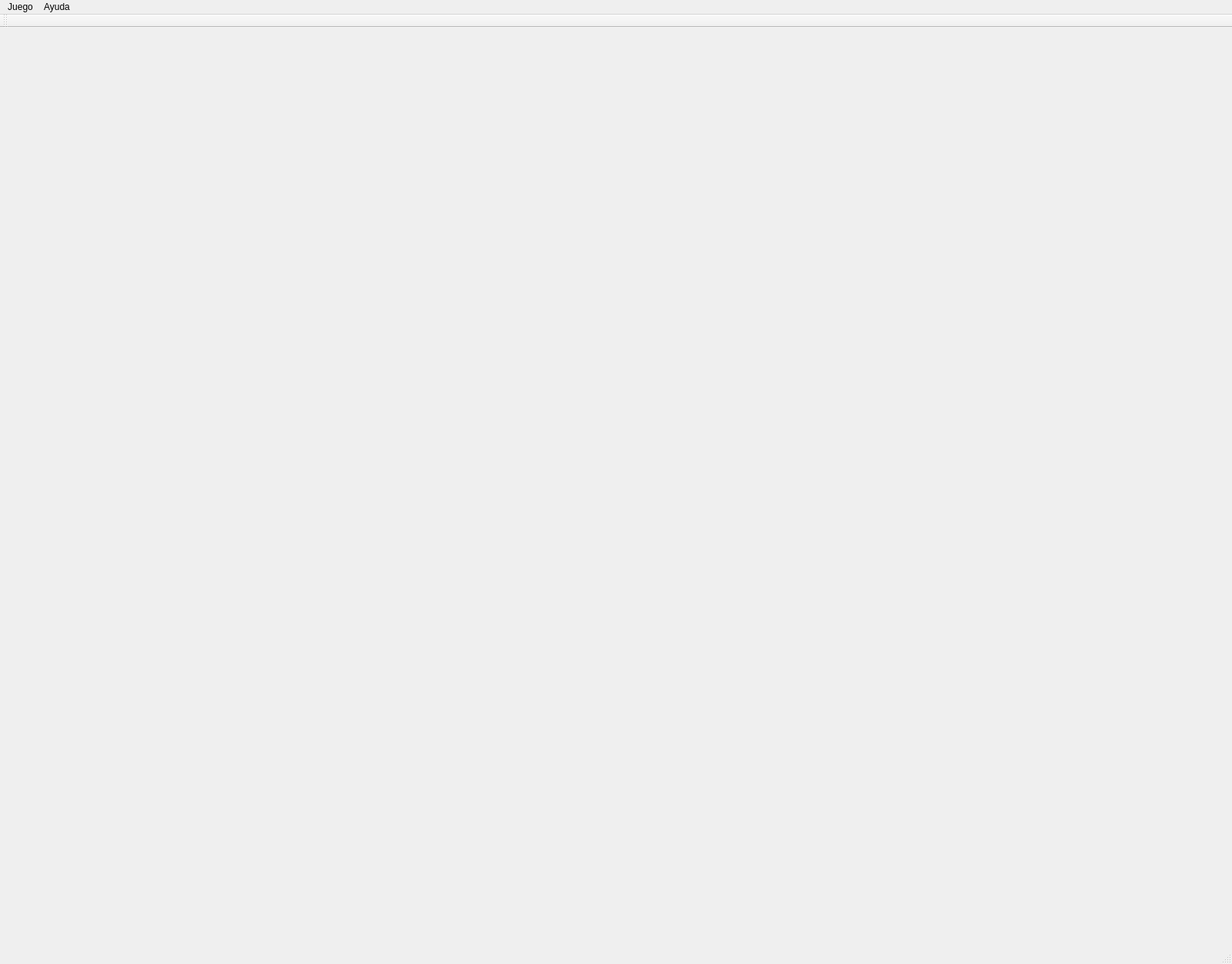
<?xml version="1.0" encoding="UTF-8"?>
<ui version="4.0">
 <class>MainWindow</class>
 <widget class="QMainWindow" name="MainWindow">
  <property name="enabled">
   <bool>true</bool>
  </property>
  <property name="geometry">
   <rect>
    <x>0</x>
    <y>0</y>
    <width>1603</width>
    <height>1254</height>
   </rect>
  </property>
  <property name="acceptDrops">
   <bool>true</bool>
  </property>
  <property name="windowTitle">
   <string>SOLITARIO 5000</string>
  </property>
  <property name="windowIcon">
   <iconset resource="Images.qrc">
    <normaloff>:/Images/x1.png</normaloff>:/Images/x1.png</iconset>
  </property>
  <property name="autoFillBackground">
   <bool>false</bool>
  </property>
  <property name="styleSheet">
   <string notr="true">
</string>
  </property>
  <widget class="QWidget" name="centralWidget">
   <widget class="QLabel" name="escaleraCompleta1">
    <property name="geometry">
     <rect>
      <x>750</x>
      <y>20</y>
      <width>114</width>
      <height>153</height>
     </rect>
    </property>
    <property name="minimumSize">
     <size>
      <width>114</width>
      <height>153</height>
     </size>
    </property>
    <property name="maximumSize">
     <size>
      <width>114</width>
      <height>153</height>
     </size>
    </property>
    <property name="cursor">
     <cursorShape>OpenHandCursor</cursorShape>
    </property>
    <property name="text">
     <string/>
    </property>
    <property name="pixmap">
     <pixmap resource="Images.qrc">:/Images/x_vacio.png</pixmap>
    </property>
    <property name="scaledContents">
     <bool>true</bool>
    </property>
   </widget>
   <widget class="QLabel" name="escaleraCompleta3">
    <property name="geometry">
     <rect>
      <x>1090</x>
      <y>20</y>
      <width>114</width>
      <height>153</height>
     </rect>
    </property>
    <property name="minimumSize">
     <size>
      <width>114</width>
      <height>153</height>
     </size>
    </property>
    <property name="maximumSize">
     <size>
      <width>114</width>
      <height>153</height>
     </size>
    </property>
    <property name="cursor">
     <cursorShape>OpenHandCursor</cursorShape>
    </property>
    <property name="text">
     <string/>
    </property>
    <property name="pixmap">
     <pixmap resource="Images.qrc">:/Images/x_vacio.png</pixmap>
    </property>
    <property name="scaledContents">
     <bool>true</bool>
    </property>
   </widget>
   <widget class="QLabel" name="escaleraCompleta4">
    <property name="geometry">
     <rect>
      <x>1260</x>
      <y>20</y>
      <width>114</width>
      <height>153</height>
     </rect>
    </property>
    <property name="minimumSize">
     <size>
      <width>114</width>
      <height>153</height>
     </size>
    </property>
    <property name="maximumSize">
     <size>
      <width>114</width>
      <height>153</height>
     </size>
    </property>
    <property name="cursor">
     <cursorShape>OpenHandCursor</cursorShape>
    </property>
    <property name="mouseTracking">
     <bool>true</bool>
    </property>
    <property name="text">
     <string/>
    </property>
    <property name="pixmap">
     <pixmap resource="Images.qrc">:/Images/x_vacio.png</pixmap>
    </property>
    <property name="scaledContents">
     <bool>true</bool>
    </property>
   </widget>
   <widget class="QLabel" name="escaleraCompleta2">
    <property name="geometry">
     <rect>
      <x>920</x>
      <y>20</y>
      <width>114</width>
      <height>153</height>
     </rect>
    </property>
    <property name="minimumSize">
     <size>
      <width>114</width>
      <height>153</height>
     </size>
    </property>
    <property name="maximumSize">
     <size>
      <width>114</width>
      <height>153</height>
     </size>
    </property>
    <property name="cursor">
     <cursorShape>OpenHandCursor</cursorShape>
    </property>
    <property name="text">
     <string/>
    </property>
    <property name="pixmap">
     <pixmap resource="Images.qrc">:/Images/x_vacio.png</pixmap>
    </property>
    <property name="scaledContents">
     <bool>true</bool>
    </property>
   </widget>
   <widget class="QLabel" name="CartasMostradas">
    <property name="geometry">
     <rect>
      <x>410</x>
      <y>20</y>
      <width>114</width>
      <height>153</height>
     </rect>
    </property>
    <property name="sizePolicy">
     <sizepolicy hsizetype="Preferred" vsizetype="Preferred">
      <horstretch>124</horstretch>
      <verstretch>180</verstretch>
     </sizepolicy>
    </property>
    <property name="minimumSize">
     <size>
      <width>114</width>
      <height>153</height>
     </size>
    </property>
    <property name="maximumSize">
     <size>
      <width>114</width>
      <height>153</height>
     </size>
    </property>
    <property name="cursor">
     <cursorShape>OpenHandCursor</cursorShape>
    </property>
    <property name="mouseTracking">
     <bool>true</bool>
    </property>
    <property name="focusPolicy">
     <enum>Qt::ClickFocus</enum>
    </property>
    <property name="text">
     <string/>
    </property>
    <property name="pixmap">
     <pixmap resource="Images.qrc">:/Images/x_vacio.png</pixmap>
    </property>
    <property name="scaledContents">
     <bool>true</bool>
    </property>
   </widget>
   <widget class="QLabel" name="cartasOcultas">
    <property name="enabled">
     <bool>true</bool>
    </property>
    <property name="geometry">
     <rect>
      <x>240</x>
      <y>20</y>
      <width>114</width>
      <height>153</height>
     </rect>
    </property>
    <property name="sizePolicy">
     <sizepolicy hsizetype="Preferred" vsizetype="Preferred">
      <horstretch>124</horstretch>
      <verstretch>180</verstretch>
     </sizepolicy>
    </property>
    <property name="minimumSize">
     <size>
      <width>114</width>
      <height>153</height>
     </size>
    </property>
    <property name="maximumSize">
     <size>
      <width>114</width>
      <height>153</height>
     </size>
    </property>
    <property name="acceptDrops">
     <bool>true</bool>
    </property>
    <property name="text">
     <string/>
    </property>
    <property name="pixmap">
     <pixmap resource="Images.qrc">:/Images/x_back.png</pixmap>
    </property>
    <property name="scaledContents">
     <bool>true</bool>
    </property>
   </widget>
   <widget class="QLabel" name="escalera1">
    <property name="geometry">
     <rect>
      <x>240</x>
      <y>200</y>
      <width>114</width>
      <height>153</height>
     </rect>
    </property>
    <property name="minimumSize">
     <size>
      <width>114</width>
      <height>153</height>
     </size>
    </property>
    <property name="maximumSize">
     <size>
      <width>114</width>
      <height>153</height>
     </size>
    </property>
    <property name="cursor">
     <cursorShape>OpenHandCursor</cursorShape>
    </property>
    <property name="text">
     <string/>
    </property>
    <property name="pixmap">
     <pixmap resource="Images.qrc">:/Images/x_vacio.png</pixmap>
    </property>
    <property name="scaledContents">
     <bool>true</bool>
    </property>
   </widget>
   <widget class="QLabel" name="escalera3">
    <property name="geometry">
     <rect>
      <x>580</x>
      <y>200</y>
      <width>114</width>
      <height>153</height>
     </rect>
    </property>
    <property name="minimumSize">
     <size>
      <width>114</width>
      <height>153</height>
     </size>
    </property>
    <property name="maximumSize">
     <size>
      <width>114</width>
      <height>153</height>
     </size>
    </property>
    <property name="cursor">
     <cursorShape>OpenHandCursor</cursorShape>
    </property>
    <property name="text">
     <string/>
    </property>
    <property name="pixmap">
     <pixmap resource="Images.qrc">:/Images/x_vacio.png</pixmap>
    </property>
    <property name="scaledContents">
     <bool>true</bool>
    </property>
   </widget>
   <widget class="QLabel" name="escalera2">
    <property name="geometry">
     <rect>
      <x>410</x>
      <y>200</y>
      <width>114</width>
      <height>153</height>
     </rect>
    </property>
    <property name="minimumSize">
     <size>
      <width>114</width>
      <height>153</height>
     </size>
    </property>
    <property name="maximumSize">
     <size>
      <width>114</width>
      <height>153</height>
     </size>
    </property>
    <property name="cursor">
     <cursorShape>OpenHandCursor</cursorShape>
    </property>
    <property name="text">
     <string/>
    </property>
    <property name="pixmap">
     <pixmap resource="Images.qrc">:/Images/x_vacio.png</pixmap>
    </property>
    <property name="scaledContents">
     <bool>true</bool>
    </property>
   </widget>
   <widget class="QLabel" name="escalera4">
    <property name="geometry">
     <rect>
      <x>750</x>
      <y>200</y>
      <width>114</width>
      <height>153</height>
     </rect>
    </property>
    <property name="minimumSize">
     <size>
      <width>114</width>
      <height>153</height>
     </size>
    </property>
    <property name="maximumSize">
     <size>
      <width>114</width>
      <height>153</height>
     </size>
    </property>
    <property name="cursor">
     <cursorShape>OpenHandCursor</cursorShape>
    </property>
    <property name="text">
     <string/>
    </property>
    <property name="pixmap">
     <pixmap resource="Images.qrc">:/Images/x_vacio.png</pixmap>
    </property>
    <property name="scaledContents">
     <bool>true</bool>
    </property>
   </widget>
   <widget class="QLabel" name="escalera6">
    <property name="geometry">
     <rect>
      <x>1090</x>
      <y>200</y>
      <width>114</width>
      <height>153</height>
     </rect>
    </property>
    <property name="minimumSize">
     <size>
      <width>114</width>
      <height>153</height>
     </size>
    </property>
    <property name="maximumSize">
     <size>
      <width>114</width>
      <height>153</height>
     </size>
    </property>
    <property name="cursor">
     <cursorShape>OpenHandCursor</cursorShape>
    </property>
    <property name="text">
     <string/>
    </property>
    <property name="pixmap">
     <pixmap resource="Images.qrc">:/Images/x_vacio.png</pixmap>
    </property>
    <property name="scaledContents">
     <bool>true</bool>
    </property>
   </widget>
   <widget class="QLabel" name="escalera7">
    <property name="geometry">
     <rect>
      <x>1260</x>
      <y>200</y>
      <width>114</width>
      <height>153</height>
     </rect>
    </property>
    <property name="minimumSize">
     <size>
      <width>114</width>
      <height>153</height>
     </size>
    </property>
    <property name="maximumSize">
     <size>
      <width>114</width>
      <height>153</height>
     </size>
    </property>
    <property name="cursor">
     <cursorShape>OpenHandCursor</cursorShape>
    </property>
    <property name="text">
     <string/>
    </property>
    <property name="pixmap">
     <pixmap resource="Images.qrc">:/Images/x_vacio.png</pixmap>
    </property>
    <property name="scaledContents">
     <bool>true</bool>
    </property>
   </widget>
   <widget class="QLabel" name="escalera5">
    <property name="geometry">
     <rect>
      <x>920</x>
      <y>200</y>
      <width>114</width>
      <height>153</height>
     </rect>
    </property>
    <property name="minimumSize">
     <size>
      <width>114</width>
      <height>153</height>
     </size>
    </property>
    <property name="maximumSize">
     <size>
      <width>114</width>
      <height>153</height>
     </size>
    </property>
    <property name="cursor">
     <cursorShape>OpenHandCursor</cursorShape>
    </property>
    <property name="text">
     <string/>
    </property>
    <property name="pixmap">
     <pixmap resource="Images.qrc">:/Images/x_vacio.png</pixmap>
    </property>
    <property name="scaledContents">
     <bool>true</bool>
    </property>
   </widget>
   <widget class="QWidget" name="widget" native="true">
    <property name="enabled">
     <bool>false</bool>
    </property>
    <property name="geometry">
     <rect>
      <x>0</x>
      <y>0</y>
      <width>1601</width>
      <height>1221</height>
     </rect>
    </property>
    <property name="focusPolicy">
     <enum>Qt::NoFocus</enum>
    </property>
    <property name="acceptDrops">
     <bool>true</bool>
    </property>
    <property name="layoutDirection">
     <enum>Qt::LeftToRight</enum>
    </property>
    <property name="autoFillBackground">
     <bool>true</bool>
    </property>
    <property name="styleSheet">
     <string notr="true">background-image: url(:/Images/x_fieltro_especial.png);</string>
    </property>
   </widget>
   <zorder>widget</zorder>
   <zorder>escaleraCompleta1</zorder>
   <zorder>escaleraCompleta3</zorder>
   <zorder>escaleraCompleta4</zorder>
   <zorder>escaleraCompleta2</zorder>
   <zorder>CartasMostradas</zorder>
   <zorder>cartasOcultas</zorder>
   <zorder>escalera1</zorder>
   <zorder>escalera3</zorder>
   <zorder>escalera2</zorder>
   <zorder>escalera4</zorder>
   <zorder>escalera6</zorder>
   <zorder>escalera7</zorder>
   <zorder>escalera5</zorder>
  </widget>
  <widget class="QMenuBar" name="menuBar">
   <property name="geometry">
    <rect>
     <x>0</x>
     <y>0</y>
     <width>1603</width>
     <height>21</height>
    </rect>
   </property>
   <widget class="QMenu" name="menuJuego">
    <property name="title">
     <string>Juego</string>
    </property>
    <addaction name="actionNuevo_Juego"/>
    <addaction name="actionOpciones"/>
    <addaction name="actionLogros"/>
   </widget>
   <widget class="QMenu" name="menuAyuda">
    <property name="title">
     <string>Ayuda</string>
    </property>
    <addaction name="actionAcerca_de"/>
   </widget>
   <addaction name="menuJuego"/>
   <addaction name="menuAyuda"/>
  </widget>
  <widget class="QToolBar" name="mainToolBar">
   <attribute name="toolBarArea">
    <enum>TopToolBarArea</enum>
   </attribute>
   <attribute name="toolBarBreak">
    <bool>false</bool>
   </attribute>
  </widget>
  <widget class="QStatusBar" name="statusBar"/>
  <action name="actionNuevo_Juego">
   <property name="text">
    <string>Nuevo Juego</string>
   </property>
  </action>
  <action name="actionOpciones">
   <property name="text">
    <string>Apariencia</string>
   </property>
  </action>
  <action name="actionLogros">
   <property name="text">
    <string>Logros</string>
   </property>
  </action>
  <action name="actionAcerca_de">
   <property name="text">
    <string>Acerca de</string>
   </property>
  </action>
 </widget>
 <layoutdefault spacing="6" margin="11"/>
 <resources>
  <include location="Images.qrc"/>
 </resources>
 <connections/>
</ui>
